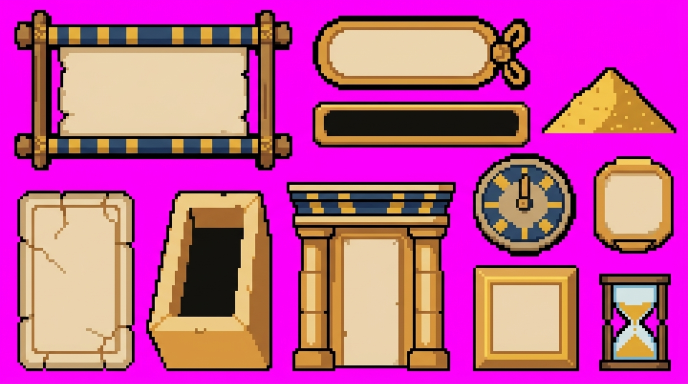
#> input picture art_src/sableth-ui-sheet.jpg, 1376 x 768 px (shown at 1/2 size)
$ python gen_sand_ui.py
#> lines starting #> are read from the running program, lines starting #| are printed output that depends on the picture; after the words box and inside, x2 and y2 are one past the last pixel; in counts of white or black regions, pixels touching at a corner belong together
### art_src/lib_sheet.py
"""Reading a UI sheet from the owner's image tool, shared by gen_sand_ui.py,
gen_crystal_ui.py and the sheets to come.

The tool draws pixel art on a magenta ground, but upscales it by a fractional
amount and saves a JPEG (it cannot save a PNG): the cells come out 5 to 12
pixels square with soft, noisy edges, and each sheet's size differs. A sheet's
cell is found once with `fit` (the edges of the picture line up on it), written
into the sheet's script as constants, and then `sample` reads every cell as the
median colour of the middle of its block and snaps it to the sheet's palette
-- with every near-black folded into the outline colour, which is where nearly
all the JPEG noise is.

The rest is what every sheet does with the cells: cut a piece out, flood-fill
the face words are written on, and mimic how the game stretches a piece
(`stretch`, the same as `PixelSprite._source`) so it can be looked at before
Flutter is run.
"""
import numpy as np
from PIL import Image

GROUND = '.'


def hex_rgb(h):
    return tuple(int(h[i:i + 2], 16) for i in (1, 3, 5))


def _magenta(a):
    return (a[..., 0] > 200) & (a[..., 1] < 90) & (a[..., 2] > 200)


# [31 lines left out: function fit, not called in this run]


def sample(path, tones, cell, dark=48, tinted_ground=False):
    """The sheet as rows of letters, one a cell; GROUND where it is magenta.
    [cell] is ((width, x offset), (height, y offset)) from `fit`; [tones]
    maps a letter to its colour, and K must be the outline's. With
    [tinted_ground], a cell whose colour is mostly magenta -- a soft glow the
    tool drew over the ground, which blends to pink -- is ground too."""
    (cw, ox), (ch, oy) = cell
    a = np.asarray(Image.open(path).convert('RGB')).astype(float)
    h, w, _ = a.shape
    mag = _magenta(a)
    letters = list(tones)
    rgb_of = np.array([hex_rgb(tones[k]) for k in letters], float)
    grid = []
    for j in range(int((h - oy) / ch)):
        line = []
        for i in range(int((w - ox) / cw)):
            xa, xb = int(ox + (i + .25) * cw), int(ox + (i + .75) * cw) + 1
            ya, yb = int(oy + (j + .25) * ch), int(oy + (j + .75) * ch) + 1
            blk = a[ya:yb, xa:xb]
            if blk.size == 0 or mag[ya:yb, xa:xb].mean() > .5:
                line.append(GROUND)
                continue
            rgb = np.median(blk.reshape(-1, 3), axis=0)
            if tinted_ground and rgb[0] > 150 and rgb[2] > 150 and rgb[1] < 125:
                line.append(GROUND)
                continue
            if rgb.max() < dark:
                line.append('K')
            else:
                line.append(letters[int(((rgb_of - rgb) ** 2).sum(1).argmin())])
        grid.append(line)
    return grid


# [27 lines left out: function pieces_of, not called in this run]


def cut(sheet, box):
    """The piece in [box] (cells x0, y0, x1, y1) as rows of letters."""
    x0, y0, x1, y1 = box[:4]
    return [list(''.join(sheet[y][x0:x1])) for y in range(y0, y1)]


def flood(rows, seed, src='F', dst='W'):
    """[rows] with the [src] cells 4-connected to [seed] lettered [dst]."""
    sx, sy = seed
    assert rows[sy][sx] == src, (seed, rows[sy][sx])
    todo = [(sx, sy)]
    while todo:
        x, y = todo.pop()
        if not (0 <= y < len(rows) and 0 <= x < len(rows[y])):
            continue
        if rows[y][x] != src:
            continue
        rows[y][x] = dst
        todo += [(x + 1, y), (x - 1, y), (x, y + 1), (x, y - 1)]


def face_box(rows):
    """Where the W cells are: (left, top, right, bottom) in cells."""
    xs = [x for r in rows for x, c in enumerate(r) if c == 'W']
    ys = [y for y, r in enumerate(rows) if 'W' in r]
    return min(xs), min(ys), max(xs) + 1, max(ys) + 1


def same_rows(rows, a, b, template):
    """Rows [a, b) all made like row [template]."""
    for y in range(a, b):
        rows[y] = list(rows[template])


# [49 lines left out: functions source, stretch, whole, png, not called in this run]


def channel(groove, outline='K'):
    """Where a timer's fill goes in its groove, in cells: the rows of
    channel at the groove's middle column, from its top and from its foot,
    and the column the channel's narrowest row starts at. One cell of the
    channel is left round the fill on every side."""
    rows = groove[0]
    mid = len(rows[0]) // 2
    first = last = len(rows) // 2
    assert rows[first][mid] == outline, 'the groove has no channel at its middle'
    while rows[first - 1][mid] == outline:
        first -= 1
    while rows[last + 1][mid] == outline:
        last += 1
    top, bottom = first + 1, len(rows) - last
    side = max(r.index(outline, 3) for r in rows[top:last]) + 1
    return top, bottom, side


# [75 lines left out: functions halve, cells_svg, not called in this run]

### art_src/gen_sand_ui.py
"""Builds Sableth's UI pieces from the owner's image-tool sheet.

    python gen_sand_ui.py                 # writes lib/components/boss_trial/sand_ui_art.dart
    python gen_sand_ui.py --map NAME      # prints one piece as a cell map
    python gen_sand_ui.py --preview DIR   # one PNG a piece, and the whole sheet, on magenta
    python gen_sand_ui.py --svg [FILE]    # the pieces as the game gets them, as one SVG

The source (`sableth-ui-sheet.jpg`) is a 1376x768 picture from an image tool:
pixel art on a magenta ground, but upscaled by a fractional amount and saved as
a JPEG, so its cells are 5.732 pixels square with soft, noisy edges. This
reads it back to the cells it was drawn on: the grid is fitted once (the
constants below), each cell is the median colour of the middle of its block,
and every colour is snapped to a small palette -- three tones a material, the
way the rest of the art is shaded -- with every near-black folded into the one
outline colour, which is where nearly all the JPEG noise is.

Pieces are then cut out by box, cleaned where the tool drew something the game
cannot stretch (cracks and ticks that would repeat down a plain run), and
emitted as rows of letters for `PixelSprite`, like gen_moss_ui.py and
gen_fire_ui.py do for the other two bosses. Pieces that stretch name the runs
of columns and rows that repeat; where words go, the face is flood-filled from
a seed and lettered W so a tile can flash or glow without its rim going with
it.

Re-run after any edit; never hand-edit the output.
"""
import os
import sys

import lib_sheet
from lib_sheet import channel, cut, face_box, flood, same_rows

HERE = os.path.dirname(os.path.abspath(__file__))
SRC = os.path.join(HERE, 'sableth-ui-sheet.jpg')
OUT = os.path.normpath(os.path.join(
    HERE, '..', 'lib', 'components', 'boss_trial', 'sand_ui_art.dart'))

# The sheet's cell, fitted to its edges (lib_sheet.fit): 87% of the picture's
# edge energy sits within a pixel of these lines, on both axes. (240 x 133
# cells.)
CELL = ((5.732, 0.2), (5.732, 2.8))

# letter -> colour. Three tones a material: gold Y/G/D, wood O/P, blue N/M,
# cream C/F and the tan T of carved stone, glass g/b. F is also what words are
# written on (W where a piece marks its face).
TONES = {
    'K': '#14120e',   # outline
    'F': '#ebd3ac',   # pale papyrus and stone
    'C': '#ecca87',   # lit cream
    'T': '#c4a475',   # tan: carved lines and rims in the stone
    'Y': '#f3c756',   # bright gold
    'G': '#d99f43',   # gold
    'D': '#bf8530',   # gold in shade
    'O': '#a3692f',   # wood
    'P': '#7b4f2b',   # wood in shade
    'N': '#324963',   # headdress blue
    'M': '#1e2f4a',   # blue in shade
    'g': '#d3e1df',   # glass
    'b': '#82b1c4',   # glass rim
}


# ---- cleaning ---------------------------------------------------------------
#
# The tool draws every piece once, at one size. The game stretches by repeating
# a run of columns and of rows, so anything in a run that is not the same down
# the run (a crack, a chip, a ragged edge, stripes of uneven widths) would be
# copied down the whole panel. Each piece is made plain along its runs here,
# and keeps what the tool drew everywhere else.

def clean_panel(rows):
    # Stripes of even widths, so a repeated run of columns stays in step:
    # gold four cells, blue six, whatever the width.
    for light, shade, gold, blue in (((6, 10), (10, 12), 'G', 'N'),
                                     ((45, 48), (48, 50), 'G', 'N')):
        for c in range(12, 84):
            on_gold = (c - 11) % 10 < 4
            for y in range(*light):
                rows[y][c] = gold if on_gold else blue
            for y in range(*shade):
                rows[y][c] = 'D' if on_gold else 'M'
    # The papyrus between its rods: straight edges down the middle, the tool's
    # torn corners kept at its top and foot.
    same_rows(rows, 18, 40, 19)


def clean_tablet(rows):
    same_rows(rows, 20, 47, 30)


def clean_door(rows):
    # The lintel's stripes at an even ten cells, gold four, slanted a cell
    # more on each row of the cornice the way the tool drew them, so the run
    # of columns that repeats keeps them in step.
    for y0, y1, shift, gold, blue in ((4, 6, 0, 'G', 'N'), (7, 9, 1, 'D', 'M'),
                                      (9, 11, 2, 'G', 'N')):
        for y in range(y0, y1):
            for c, ch in enumerate(rows[y]):
                if ch in 'NGMDY':
                    rows[y][c] = gold if (c - 7 - shift) % 10 < 4 else blue
    # One speck of shade in the doorway, and the inner frame drawn two ways
    # down the pillars: the band repeats, so it has to be one.
    for y in range(31, 45):
        for x in range(15, 20):
            rows[y][x] = rows[40][x]
        for x in range(20, 39):
            rows[y][x] = 'F'


# ---- the pieces -------------------------------------------------------------

# name in Dart, the piece's box on the sheet (cells), the repeating run of
# columns and of rows (start, end) or None, the cell of the face words go on
# (lettered W) or None, and a cleaning step.
PIECES = [
    ('sandPanel', (5, 3, 102, 59), (34, 44), (18, 40), (40, 28), clean_panel),
    ('sandTile', (109, 5, 185, 31), (14, 24), (10, 16), (30, 12), None),
    ('sandTablet', (6, 66, 47, 129), (18, 24), (20, 47), (20, 30),
     clean_tablet),
    ('sandGroove', (109, 35, 185, 51), (12, 22), (5, 9), None, None),
    ('sandDoor', (100, 63, 159, 129), (24, 34), (31, 45), (28, 40),
     clean_door),
    ('sandDial', (207, 54, 235, 88), (10, 18), (11, 23), (14, 15), None),
    ('sandCell', (165, 92, 202, 129), (10, 26), (10, 26), (18, 18), None),
    ('sandHourglass', (209, 95, 234, 129), None, None, None, None),
    # The sheet's pyramid of sand: heaped over the pet when the sand runs out.
    ('sandHeap', (189, 23, 236, 46), None, None, None, None),
]

# The timer's fill, which the sheet does not draw: a strip of the heap's sand,
# eight cells wide so it repeats along the groove, seven tall like the
# groove's channel. Lit along its top, specks of shade through it.
FILL = [
    'CCCCCCCC',
    'YYYYYYYY',
    'YYDYYYYY',
    'YYYYYYYD',
    'YDYYYYYY',
    'YYYYDYYY',
    'GGGGGGGG',
]


def sample():
    return lib_sheet.sample(SRC, TONES, CELL)
#> in _magenta, `return (a[..., 0] > 200) & (a[..., 1] < 90) & (a[..., 2] > 200)`:
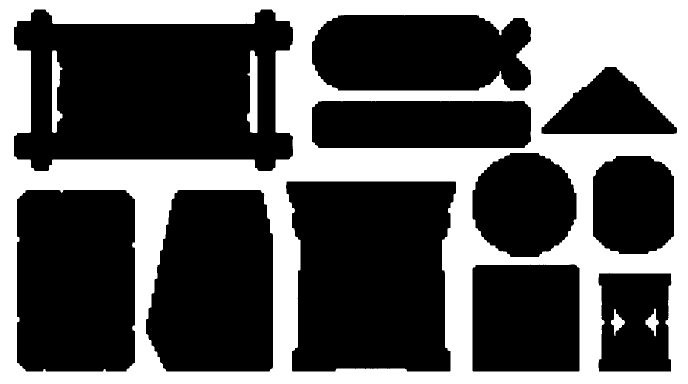
#> returned value: shape (768, 1376) bool (shown at 1/2 size); 36.1% white; 5 white regions, box (x1, y1, x2, y2) and area: (0, 0, 1376, 768) 375526, (494, 101, 515, 266) 2524, (104, 101, 125, 266) 2113, (1291, 617, 1318, 673) 634, (1222, 618, 1250, 672) 628
#> after the loop in sample, `for j in range(int((h - oy) / ch)):`: grid = 133 items


def png(rows, scale, path):
    lib_sheet.png(rows, scale, path, TONES)


def build(sheet):
    """{name: (rows, midX, midY)} with every piece cleaned and its face
    lettered."""
    out = {}
    for name, box, mid_x, mid_y, seed, clean in PIECES:
        rows = cut(sheet, box)
        if clean:
            clean(rows)
        if seed:
            flood(rows, seed)
        out[name] = (rows, mid_x, mid_y)
    out['sandFill'] = ([list(r) for r in FILL], (0, 8), None)
    return out


# ---- the game's stretch, to see a piece at the size it is drawn ------------

def dart(pieces):
    out = [
        '// GENERATED by art_src/gen_sand_ui.py from',
        '// art_src/sableth-ui-sheet.jpg. Re-run it after editing the sheet;',
        '// never hand-edit this file.',
        '//',
        "// Sableth's UI pieces, one letter a cell: . is empty, W the pale face",
        '// words are written on (recoloured when a tile flashes or glows).',
        "// The `...Face` insets are how many cells in from a piece's edges its",
        '// words go.',
        '',
        "import 'package:flutter/painting.dart';",
        '',
        "import 'pixel_sprite.dart';",
        '',
        "/// The sheet's colours, for anything drawn to match it.",
        'const Map<String, Color> sandPalette = {',
    ]
    for letter, fill in TONES.items():
        out.append("  '%s': Color(0xFF%s)," % (letter, fill[1:].upper()))
    out.append("  'W': Color(0xFF%s)," % TONES['F'][1:].upper())
    out += ['};', '']
    faces = {'sandPanel': 'sandPanelFace', 'sandTile': 'sandTileFace',
             'sandTablet': 'sandTabletFace', 'sandDoor': 'sandDoorFace',
             'sandDial': 'sandDialFace', 'sandCell': 'sandCellFace'}
    for name, (rows, mid_x, mid_y) in pieces.items():
        w, h = len(rows[0]), len(rows)
        out.append('const PixelSprite %s = PixelSprite(' % name)
        out.append('  palette: sandPalette,')
        if mid_x:
            out.append('  midX: (%d, %d),' % mid_x)
        if mid_y:
            out.append('  midY: (%d, %d),' % mid_y)
        out.append('  rows: [')
        for r in rows:
            out.append("    '%s'," % ''.join(r))
        out += ['  ],', ');', '']
        if name in faces:
            l, t, r_, b = face_box(rows)
            out += ['const EdgeInsets %s = EdgeInsets.fromLTRB(%d, %d, %d, %d);'
                    % (faces[name], l, t, w - r_, h - b), '']
    top, bottom, side = channel(pieces['sandGroove'])
    out += [
        "/// The groove's channel, which the timer's sand fills: the rows from its",
        '/// top, and from its foot, that are rim, and the columns in from either end.',
        'const int sandChannelTop = %d;' % top,
        'const int sandChannelBottom = %d;' % bottom,
        'const int sandChannelSide = %d;' % side,
        '',
    ]
    return '\n'.join(out)


if __name__ == '__main__':
    sheet = sample()
#> sheet = 133 items
    pieces = build(sheet)
#> after the loop in build, `for name, box, mid_x, mid_y, seed, clean in PIECES:`: out = 9 items
#> pieces = 10 items
    if '--map' in sys.argv:
        want = sys.argv[sys.argv.index('--map') + 1]
        rows, mid_x, mid_y = pieces[want]
        print('%s  %dx%d  midX %s  midY %s' % (want, len(rows[0]), len(rows),
                                               mid_x, mid_y))
        print('    ' + ''.join(str(x % 10) for x in range(len(rows[0]))))
        for y, r in enumerate(rows):
            print('%3d %s' % (y, ''.join(r)))
    elif '--svg' in sys.argv:
        i = sys.argv.index('--svg') + 1
        path = (sys.argv[i] if i < len(sys.argv)
                else os.path.join(HERE, 'sableth-ui-cells.svg'))
        items = [(name, rows, TONES, 'repeats: columns %s, rows %s' % (mx, my)
                  if mx or my else '')
                 for name, (rows, mx, my) in pieces.items()]
        with open(path, 'w', encoding='utf-8', newline='\n') as f:
            f.write(lib_sheet.cells_svg(items))
        print('wrote', path)
    elif '--preview' in sys.argv:
        out = sys.argv[sys.argv.index('--preview') + 1]
        os.makedirs(out, exist_ok=True)
        png([''.join(r) for r in sheet], 6, os.path.join(out, 'sheet.png'))
        for name, (rows, _, _) in pieces.items():
            png([''.join(r) for r in rows], 10, os.path.join(out, name + '.png'))
        print('wrote previews to', out)
    else:
        with open(OUT, 'w', encoding='utf-8', newline='\n') as f:
            f.write(dart(pieces))
#> the loop in dart, `for name, (rows, mid_x, mid_y) in pieces.items():` made 10 passes
#> (name, mid_x, mid_y, w, h, ys in face_box, l, t) on pass 2: ('sandTile', (14, 24), (10, 16), 76, 26, [5, 6, 7, 8, 9, 10, 11, 12, 13, 14, 15, 16, 17, 18, 19, 20], 6, 5)
#> (name, mid_x, mid_y, w, h, l, t, r_) on passes 1, 3, 5, 6: ('sandPanel', (34, 44), (18, 40), 97, 56, 17, 15, 80), ('sandTablet', (18, 24), (20, 47), 41, 63, 6, 6, 34), ('sandDoor', (24, 34), (31, 45), 59, 66, 20, 20, 39), ('sandDial', (10, 18), (11, 23), 28, 34, 4, 7, 24)
#> after the loop in dart, `for name, (rows, mid_x, mid_y) in pieces.items():`: out = 480 items
#> in dart, `top, bottom, side = channel(pieces['sandGroove'])`: top = 4; bottom = 5; side = 6
        print('wrote', OUT)
